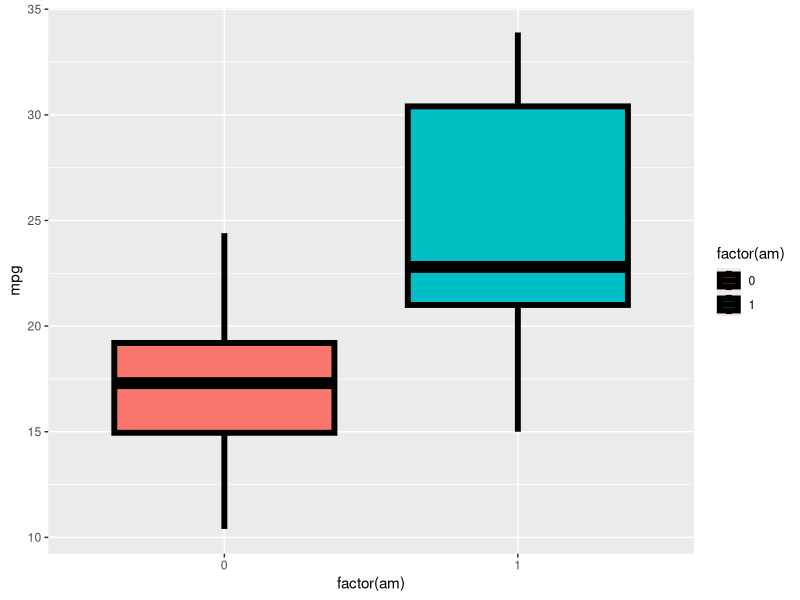
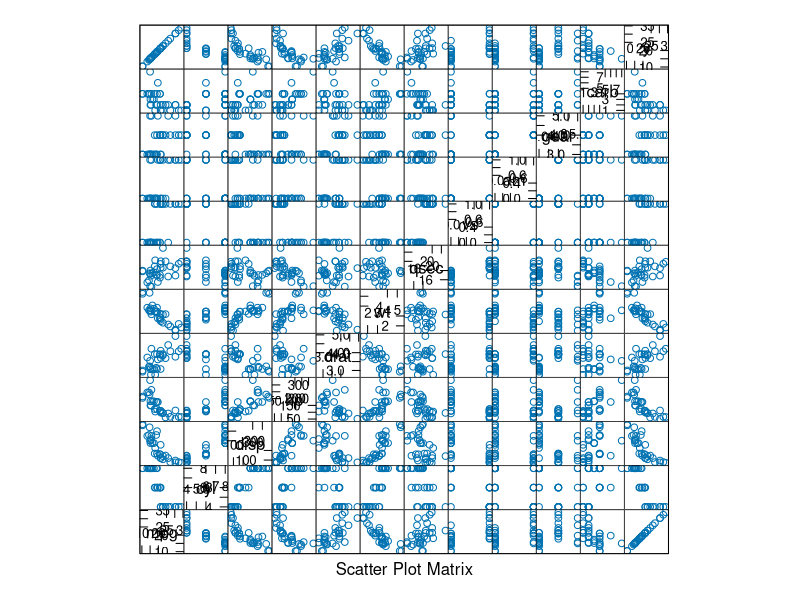
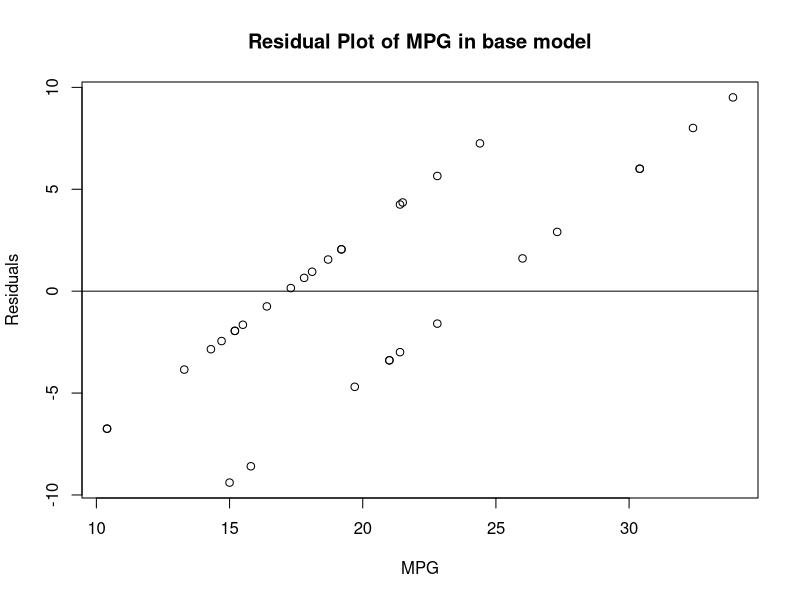
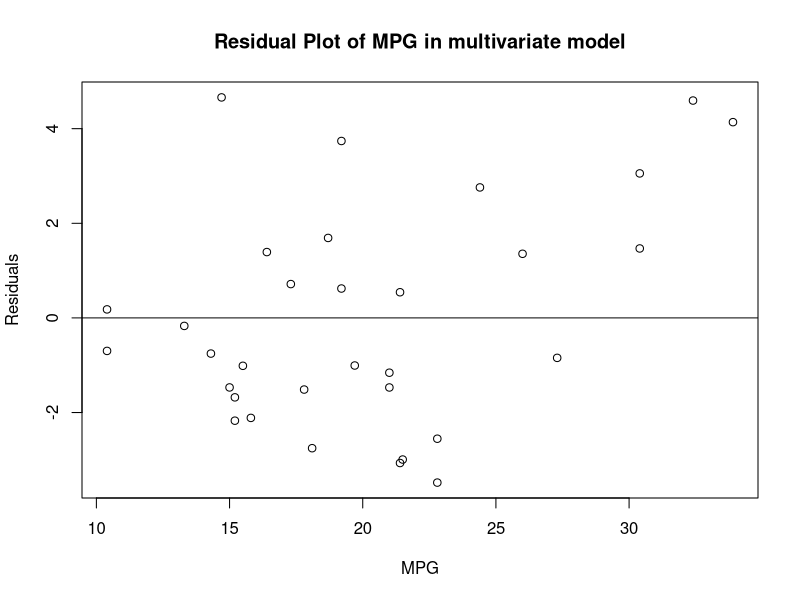
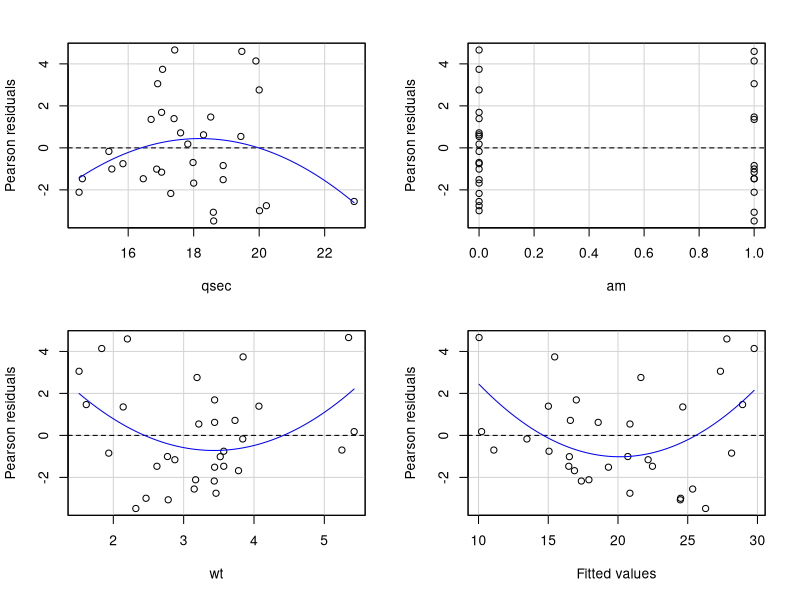

The R source for these figures, in order:
## ---- chunk 1
require(datasets)
require(ggplot2)
require(MASS)
require(car)
require(caret)
## ---- chunk 2
data(mtcars)
## ---- chunk 3
mtcars.lm <- lm(mpg ~ qsec + am + wt, data=mtcars)
mtcars.baselm <- lm(mpg ~ am, data=mtcars)
## ---- chunk 4
ggplot(mtcars, aes(x=factor(am), y=mpg, fill=factor(am))) + 
  geom_boxplot(size=2, colour='black')
## ---- chunk 5
featurePlot(x=mtcars, y=mtcars$mpg, plot='pairs')
## ---- chunk 6
mtcars.basers <- resid(mtcars.baselm)
plot(mtcars$mpg, mtcars.basers, ylab="Residuals", xlab="MPG", main="Residual Plot of MPG in base model")
abline(0, 0)
## ---- chunk 7
mtcars.rs <- resid(mtcars.lm)
mtcars.basers <- resid(mtcars.baselm)

plot(mtcars$mpg, mtcars.rs, ylab="Residuals", xlab="MPG", main="Residual Plot of MPG in multivariate model")
abline(0, 0)
## ---- chunk 8
require(car)
residualPlots(mtcars.lm)
